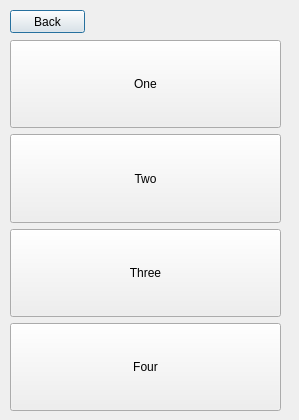
<?xml version="1.0" encoding="UTF-8"?>
<ui version="4.0">
 <class>Dialog</class>
 <widget class="QDialog" name="Dialog">
  <property name="geometry">
   <rect>
    <x>0</x>
    <y>0</y>
    <width>299</width>
    <height>420</height>
   </rect>
  </property>
  <property name="windowTitle">
   <string>фыв</string>
  </property>
  <widget class="QPushButton" name="backBtn">
   <property name="geometry">
    <rect>
     <x>10</x>
     <y>10</y>
     <width>75</width>
     <height>23</height>
    </rect>
   </property>
   <property name="text">
    <string>Back</string>
   </property>
  </widget>
  <widget class="QWidget" name="verticalLayoutWidget">
   <property name="geometry">
    <rect>
     <x>10</x>
     <y>40</y>
     <width>271</width>
     <height>371</height>
    </rect>
   </property>
   <layout class="QVBoxLayout" name="verticalLayout">
    <item>
     <widget class="QPushButton" name="oneBtn">
      <property name="sizePolicy">
       <sizepolicy hsizetype="Minimum" vsizetype="Minimum">
        <horstretch>0</horstretch>
        <verstretch>0</verstretch>
       </sizepolicy>
      </property>
      <property name="text">
       <string>One</string>
      </property>
     </widget>
    </item>
    <item>
     <widget class="QPushButton" name="twobtn">
      <property name="sizePolicy">
       <sizepolicy hsizetype="Minimum" vsizetype="Minimum">
        <horstretch>0</horstretch>
        <verstretch>0</verstretch>
       </sizepolicy>
      </property>
      <property name="text">
       <string>Two</string>
      </property>
     </widget>
    </item>
    <item>
     <widget class="QPushButton" name="threBtn">
      <property name="sizePolicy">
       <sizepolicy hsizetype="Minimum" vsizetype="Minimum">
        <horstretch>0</horstretch>
        <verstretch>0</verstretch>
       </sizepolicy>
      </property>
      <property name="text">
       <string>Three</string>
      </property>
     </widget>
    </item>
    <item>
     <widget class="QPushButton" name="fourBtn">
      <property name="sizePolicy">
       <sizepolicy hsizetype="Minimum" vsizetype="Minimum">
        <horstretch>0</horstretch>
        <verstretch>0</verstretch>
       </sizepolicy>
      </property>
      <property name="text">
       <string>Four</string>
      </property>
     </widget>
    </item>
   </layout>
  </widget>
 </widget>
 <resources/>
 <connections/>
</ui>
